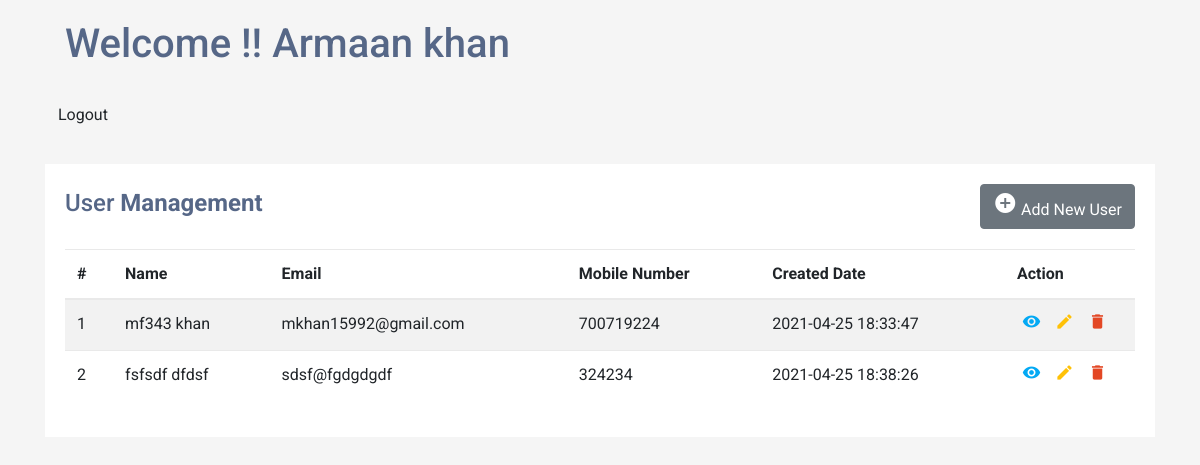
Page /dashboard.php (signed in) on the committed database.
### tables this page shows
CREATE TABLE `tbluser` (
  `ID` int(10) NOT NULL,
  `FullName` varchar(200) DEFAULT NULL,
  `MobileNumber` bigint(10) DEFAULT NULL,
  `Email` varchar(200) DEFAULT NULL,
  `Password` varchar(200) DEFAULT NULL,
  `RegDate` timestamp NULL DEFAULT CURRENT_TIMESTAMP
);

CREATE TABLE `tblusers` (
  `ID` int(10) NOT NULL,
  `FirstName` varchar(200) DEFAULT NULL,
  `LastName` varchar(200) DEFAULT NULL,
  `MobileNumber` bigint(10) DEFAULT NULL,
  `Email` varchar(200) DEFAULT NULL,
  `Address` mediumtext,
  `CreationDate` timestamp NOT NULL DEFAULT CURRENT_TIMESTAMP ON UPDATE CURRENT_TIMESTAMP
);

### dashboard.php (the view, shortened to what this page needs)
<?php
include('config.php');
if (strlen($_SESSION['uid']==0)) {
  header('location:logout.php');
  } else{
  ?>
<!DOCTYPE html>
<html lang="en">
<head>
<link rel="stylesheet" href="https://stackpath.bootstrapcdn.com/bootstrap/4.5.0/css/bootstrap.min.css">
<link rel="stylesheet" href="https://maxcdn.bootstrapcdn.com/font-awesome/4.7.0/css/font-awesome.min.css">
</head>
<body>
    <div class="container">
    <div class="card-body">
    <?php   $uid=$_SESSION['uid'];
    $ret=mysqli_query($con,"select FullName from tbluser where ID='$uid'");
    $row=mysqli_fetch_array($ret);
    $name=$row['FullName'];
    ?>
    <h1>Welcome !! <?php echo $name;?></h1>
    </div>
      <a href="logout.php" class="btn btn-outline btn-default">Logout</a>
    </div>
<div class="container-xl">
    <div class="table-responsive">
        <div class="table-wrapper">
            <div class="table-title">
                <div class="row">
                    <div class="col-sm-5">
                        <h2>User <b>Management</b></h2>
                    </div>
                       <div class="col-sm-7" align="right">
                        <a href="insert.php" class="btn btn-secondary"><i class="material-icons">&#xE147;</i> <span>Add New User</span></a>
                    </div>
                </div>
            </div>
            <table class="table table-striped table-hover">
                <thead>
                    <tr>
                        <th>#</th>
                        <th>Name</th>
                        <th>Email</th>
                        <th>Mobile Number</th>
                        <th>Created Date</th>
                        <th>Action</th>
                    </tr>
                </thead>
                <tbody>
                     <?php
$ret=mysqli_query($con,"select * from tblusers");
$cnt=1;
$row=mysqli_num_rows($ret);
if($row>0){
while ($row=mysqli_fetch_array($ret)) {
?>
                    <tr>
                        <td><?php echo $cnt;?></td>
                        <td><?php  echo $row['FirstName'];?> <?php  echo $row['LastName'];?></td>
                        <td><?php  echo $row['Email'];?></td>
                        <td><?php  echo $row['MobileNumber'];?></td>
                        <td> <?php  echo $row['CreationDate'];?></td>
                        <td>
  <a href="read.php?viewid=<?php echo htmlentities ($row['ID']);?>" class="view" title="View" data-toggle="tooltip"><i class="material-icons">&#xE417;</i></a>
                            <a href="edit.php?editid=<?php echo htmlentities ($row['ID']);?>" class="edit" title="Edit" data-toggle="tooltip"><i class="material-icons">&#xE254;</i></a>
                            <a href="dashboard.php?delid=<?php echo ($row['ID']);?>" class="delete" title="Delete" data-toggle="tooltip" onclick="return confirm('Do you really want to Delete ?');"><i class="material-icons">&#xE872;</i></a>
                        </td>
                    </tr>
                    <?php
$cnt=$cnt+1;
} } else {?>
<tr>
    <th style="text-align:center; color:red;" colspan="6">No Record Found</th>
</tr>
<?php } ?>
                </tbody>
            </table>
        </div>
    </div>
</div>
</body>
</html>
<?php }  ?>

### dashboard.php (style rules this page uses)
body { color: #566787; background: #f5f5f5; font-family: 'Roboto', sans-serif; }
.table-responsive { margin: 30px 0; }
.table-wrapper { min-width: 1000px; background: #fff; padding: 20px; box-shadow: 0 1px 1px rgba(0,0,0,.05); }
.table-title { font-size: 15px; padding-bottom: 10px; margin: 0 0 10px; min-height: 45px; }
.table-title h2 { margin: 5px 0 0; font-size: 24px; }
table.table tr th, table.table tr td { border-color: #e9e9e9; }
table.table td:last-child { width: 130px; }
table.table td a { color: #a0a5b1; display: inline-block; margin: 0 5px; }
table.table td a.view { color: #03A9F4; }
table.table td a.edit { color: #FFC107; }
table.table td a.delete { color: #E34724; }
table.table td i { font-size: 19px; }

### rows in the picture
tbluser: FullName "Armaan khan"
tblusers: FirstName "mf343", LastName "khan", Email "mkhan15992@gmail.com", MobileNumber "700719224", CreationDate "2021-04-25 18:33:47"
tblusers: FirstName "fsfsdf", LastName "dfdsf", Email "sdsf@fgdgdgdf", MobileNumber "324234", CreationDate "2021-04-25 18:38:26"
